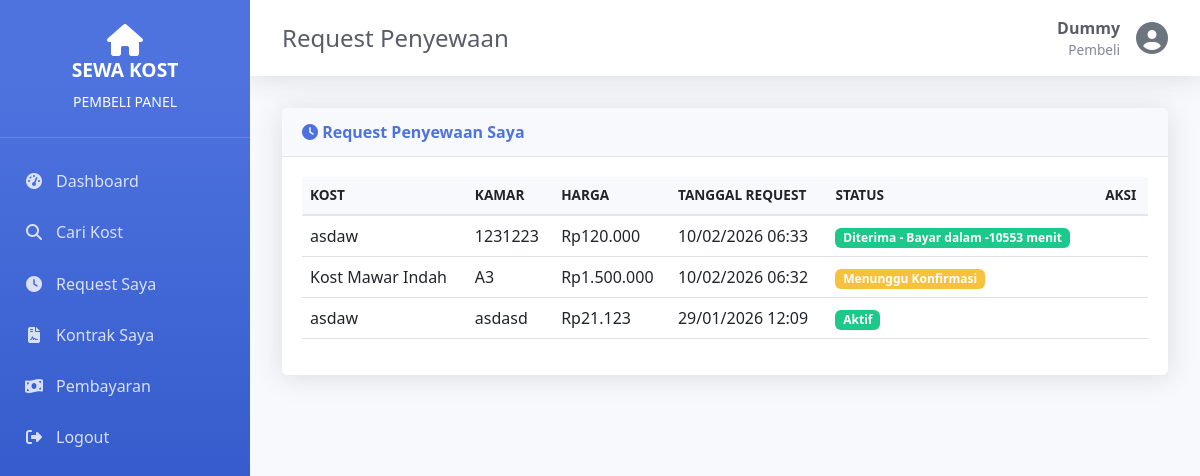
Screenshot of /pembeli/request.php (signed in) with the database file from the repository.
### tables this page shows
CREATE TABLE `request_sewa` (
  `id` int(11) NOT NULL AUTO_INCREMENT,
  `user_id` int(11) NOT NULL,
  `kamar_id` int(11) NOT NULL,
  `tanggal_request` datetime DEFAULT current_timestamp(),
  `status` enum('Menunggu','Diterima','Ditolak','Menunggu Konfirmasi','Selesai') DEFAULT 'Menunggu',
  `qr_code` varchar(255) DEFAULT NULL,
  `qr_expired` datetime DEFAULT NULL,
  `bukti_pembayaran` varchar(255) DEFAULT NULL,
  `created_at` datetime DEFAULT current_timestamp(),
  `updated_at` datetime DEFAULT current_timestamp() ON UPDATE current_timestamp(),
  PRIMARY KEY (`id`),
  KEY `user_id` (`user_id`),
  KEY `kamar_id` (`kamar_id`),
  CONSTRAINT `request_sewa_ibfk_1` FOREIGN KEY (`user_id`) REFERENCES `users` (`id`) ON DELETE CASCADE,
  CONSTRAINT `request_sewa_ibfk_2` FOREIGN KEY (`kamar_id`) REFERENCES `kamar` (`id`) ON DELETE CASCADE
);

CREATE TABLE `kost` (
  `id` int(11) NOT NULL AUTO_INCREMENT,
  `pemilik_id` int(11) NOT NULL,
  `nama_kost` varchar(100) NOT NULL,
  `alamat` text NOT NULL,
  `kota` varchar(50) DEFAULT NULL,
  `deskripsi` text DEFAULT NULL,
  `foto` varchar(255) DEFAULT NULL,
  `created_at` timestamp NOT NULL DEFAULT current_timestamp(),
  PRIMARY KEY (`id`),
  KEY `pemilik_id` (`pemilik_id`),
  CONSTRAINT `kost_ibfk_1` FOREIGN KEY (`pemilik_id`) REFERENCES `users` (`id`) ON DELETE CASCADE
);

CREATE TABLE `kamar` (
  `id` int(11) NOT NULL AUTO_INCREMENT,
  `kost_id` int(11) NOT NULL,
  `nomor_kamar` varchar(20) NOT NULL,
  `harga_sewa` decimal(12,2) NOT NULL,
  `status` enum('Kosong','Terisi','Maintenance') DEFAULT 'Kosong',
  `foto` varchar(255) DEFAULT NULL,
  `fasilitas` text DEFAULT NULL,
  `created_at` timestamp NOT NULL DEFAULT current_timestamp(),
  PRIMARY KEY (`id`),
  KEY `kost_id` (`kost_id`),
  CONSTRAINT `kamar_ibfk_1` FOREIGN KEY (`kost_id`) REFERENCES `kost` (`id`) ON DELETE CASCADE
);

### lib/auth.php (called while the page is built, shortened)
<?php
require_once __DIR__ . '/database.php';
class Auth {
    public static function id() {
        return $_SESSION['user_id'] ?? null;
    }
}

### lib/database.php (called while the page is built, shortened)
<?php
class Database {
    private static $connection = null;
    public static function connect() {
        if (self::$connection === null) {
            self::$connection = new mysqli(DB_HOST, DB_USER, DB_PASS, DB_NAME);
            self::$connection->set_charset("utf8mb4");
        }
        return self::$connection;
    }
    public static function query($sql) {
        $conn = self::connect();
        $result = $conn->query($sql);
        return $result;
    }
    public static function fetchAll($sql) {
        $result = self::query($sql);
        $data = [];
        while ($row = $result->fetch_assoc()) {
            $data[] = $row;
        }
        return $data;
    }
}

### lib/request.php (called while the page is built, shortened)
<?php
require_once __DIR__.'/database.php';
require_once __DIR__.'/auth.php';
class RequestSewa{
    public static function getRequestByUser($user_id){
        return Database::fetchAll("
            SELECT rs.*,
                   k.nomor_kamar,
                   ks.nama_kost,
                   k.harga_sewa,
                   TIMESTAMPDIFF(HOUR, NOW(), DATE_ADD(rs.created_at, INTERVAL 24 HOUR)) as jam_tersisa,
                   TIMESTAMPDIFF(MINUTE, NOW(), DATE_ADD(rs.created_at, INTERVAL 24 HOUR)) as menit_tersisa
            FROM request_sewa rs
            JOIN kamar k ON rs.kamar_id = k.id
            JOIN kost ks ON k.kost_id = ks.id
            WHERE rs.user_id=$user_id
            ORDER BY rs.created_at DESC
        ");
    }
}
?>

### pembeli/request.php (the view, shortened to what this page needs)
<?php
require_once __DIR__.'/../lib/auth.php';
require_once __DIR__.'/../lib/database.php';
require_once __DIR__.'/../lib/request.php';
$userId = Auth::id();
$requests = RequestSewa::getRequestByUser($userId);
include __DIR__.'/../layout/header.php';
include __DIR__.'/../layout/sidebar.php';
?>
<div class="card">
    <div class="card-header">
        <i class="fas fa-clock"></i> Request Penyewaan Saya
    </div>
    <div class="card-body">
        <?php if(empty($requests)): ?>
            <div class="alert alert-info">
                <i class="fas fa-info-circle"></i> Belum ada request.
                <a href="/coba_kost/pembeli/kost.php" class="alert-link">Cari kost sekarang</a>
            </div>
        <?php else: ?>
            <div class="table-responsive">
                <table class="table table-hover">
                    <thead>
                        <tr>
                            <th>Kost</th>
                            <th>Kamar</th>
                            <th>Harga</th>
                            <th>Tanggal Request</th>
                            <th>Status</th>
                            <th>Aksi</th>
                        </tr>
                    </thead>
                    <tbody>
                        <?php foreach($requests as $req): ?>
                        <tr>
                            <td><?php echo htmlspecialchars($req['nama_kost']); ?></td>
                            <td><?php echo htmlspecialchars($req['nomor_kamar']); ?></td>
                            <td>Rp<?php echo number_format($req['harga_sewa'], 0, ',', '.'); ?></td>
                            <td><?php echo date('d/m/Y H:i', strtotime($req['created_at'])); ?></td>
                            <td>
                                <?php if($req['status'] === 'Menunggu'): ?>
                                    <span class="badge bg-warning">Menunggu Konfirmasi</span>
                                <?php elseif($req['status'] === 'Diterima'): ?>
                                    <span class="badge bg-success">
                                        Diterima - Bayar dalam
                                        <?php
                                        if($req['jam_tersisa'] > 0)
                                            echo $req['jam_tersisa'].' jam';
                                        else
                                            echo $req['menit_tersisa'].' menit';
                                        ?>
                                    </span>
                                <?php elseif($req['status'] === 'Menunggu Konfirmasi'): ?>
                                    <span class="badge bg-info">Menunggu Konfirmasi Bukti</span>
                                <?php elseif($req['status'] === 'Ditolak'): ?>
                                    <span class="badge bg-danger">Ditolak</span>
                                <?php elseif($req['status'] === 'Selesai'): ?>
                                    <span class="badge bg-success">Aktif</span>
                                <?php endif; ?>
                            </td>
                            <td>
                            </td>
                        </tr>
                        <?php endforeach; ?>
                    </tbody>
                </table>
            </div>
        <?php endif; ?>
    </div>
</div>
<?php include __DIR__.'/../layout/footer.php'; ?>

### assets/css/style.css (style rules this page uses)
:root { --primary-color: #4e73df; --secondary-color: #858796; --success-color: #1cc88a; --danger-color: #e74a3b; --warning-color: #f6c23e; --info-color: #36b9cc; --sidebar-width: 250px; }
* { margin: 0; padding: 0; box-sizing: border-box; }
body { font-family: 'Segoe UI', Tahoma, Geneva, Verdana, sans-serif; background-color: #f8f9fc; color: #5a5c69; }
.card { border: none; border-radius: 0.35rem; box-shadow: 0 0.15rem 1.75rem 0 rgba(58, 59, 69, 0.15); }
.card-header { background-color: #f8f9fc; border-bottom: 1px solid #e3e6f0; padding: 0.75rem 1.25rem; font-weight: bold; color: var(--primary-color); }
.card-body { padding: 1.25rem; }
.table { color: #5a5c69; }
.table thead th { background-color: #f8f9fc; border-bottom: 2px solid #e3e6f0; font-weight: bold; text-transform: uppercase; font-size: 0.85rem; }
.bg-success { background-color: var(--success-color) !important; }
.bg-warning { background-color: var(--warning-color) !important; }

### rows the page displays
request_sewa: kost.nama_kost "asdaw", kamar.nomor_kamar "1231223", kamar.harga_sewa "120.000", created_at "10/02/2026 06:33", menit_tersisa "-10553"
request_sewa: kost.nama_kost "Kost Mawar Indah", kamar.nomor_kamar "A3", kamar.harga_sewa "1.500.000", created_at "10/02/2026 06:32", status "Menunggu Konfirmasi"
request_sewa: kost.nama_kost "asdaw", kamar.nomor_kamar "asdasd", kamar.harga_sewa "21.123", created_at "29/01/2026 12:09", status "Aktif"

### other values shown
$role "PEMBELI"
$pageTitle "Request Penyewaan"
$user['nama_lengkap'] "Dummy"
$user['role'] "Pembeli"
